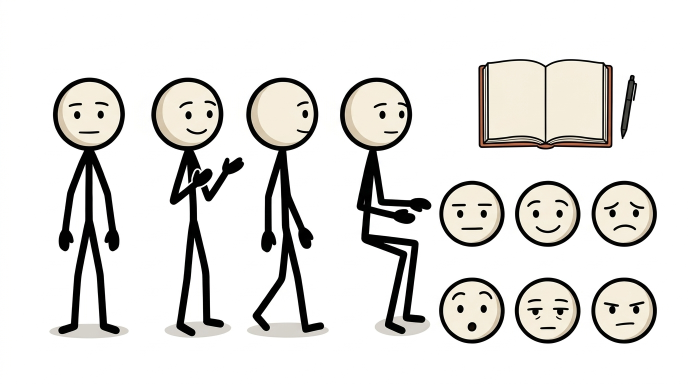
#> input picture assets/_flow_raw/char_01_lead_sheet.jpg, 1376 x 768 px (shown at 1/2 size); its folder holds only this picture in this run
$ python process_flow_assets.py
#> lines starting #> are read from the running program, lines starting #| are printed output that depends on the picture; after the words box and inside, x2 and y2 are one past the last pixel; in counts of white or black regions, pixels touching at a corner belong together
#!/usr/bin/env python3
"""
Slice Flow master turnaround sheets into transparent cast sprites.

    python3 scripts/process_flow_assets.py [repoRoot]

Input   assets/_flow_raw/<char_id>_sheet.{png,jpg}      e.g. char_01_lead_sheet.jpg -> char_01_lead
Output  assets/library/characters/<char_id>/poses/pose_N.png
                                            heads/expr_N.png  (+ expr_K__blink / __talk / __talk_wide for the neutral)
                                            props/prop_N.png
        assets/manifest.json  -> "characters" section (sizes, feet anchors, head circles, views, variants)

1. OUTER BACKGROUND REMOVAL
   Dark #111 outlines act as walls. Only white connected to the sheet border
   (without crossing an outline) is removed, so enclosed fills survive: #F7EFE2
   heads, #FFFFFF lab coats, #8B6B4E clipboards, #C85A32 notebooks. The
   anti-aliased outer fringe becomes alpha; soft ground shadows (no outline)
   are removed with the background. Enclosed light pockets between limbs
   (crossed arms, between legs) are cleared too, except inside head circles
   (teeth, glints). For white_fill characters a pocket is kept when its mean
   colour is Flow's warm coat white (L < 252) rather than the pure sheet white.
2. SLICING  Objects are separated by connected components and classified by
   shape: tall = pose (ordered left->right), round head-sized = expression head
   (ordered top->bottom, left->right), anything else = prop (left->right).
3. HEAD CIRCLES  For every pose and expression head, the head's outline circle
   is fitted with RANSAC on the outline's outer edge (robust to hair tufts,
   glasses arms and the neck). Stored as head {cx, cy, r} (outer radius, px).
4. VARIANTS  From the neutral expression: __blink (eyes replaced by closed-lid
   strokes), __talk (small open mouth), __talk_wide (wider open mouth).

Requires only numpy + Pillow.
"""
import json
import sys
from pathlib import Path

import numpy as np
from PIL import Image, ImageDraw

ROOT = Path(sys.argv[1] if len(sys.argv) > 1 else ".").resolve()
RAW = ROOT / "assets/_flow_raw"
OUT = ROOT / "assets/library/characters"
MANIFEST = ROOT / "assets/manifest.json"
INK = np.array((17, 17, 17), np.float32)
RNG = np.random.default_rng(7)

# Per-character art direction that can't be inferred from pixels.
#   views:      pose_N -> front | three_quarter | profile | back. Expression overlays
#               are only composited on front / three_quarter heads.
#   white_fill: the character has #FFFFFF interior fills (lab coat) -> never clear enclosed white.
#   neutral:    which expression is the neutral face (source of blink/talk variants).
CAST = {
    "char_01_lead": {"views": ["front", "three_quarter", "profile", "three_quarter"], "white_fill": False, "neutral": "expr_1"},
    "char_02_friend": {"views": ["front", "front", "profile", "three_quarter"], "white_fill": False, "neutral": "expr_1"},
    "char_03_psych": {"views": ["front", "three_quarter", "profile", "back"], "white_fill": True, "neutral": "expr_3"},
}


# ------------------------------------------------------------------ helpers
def lum(rgb):
    return rgb[..., 0] * 0.299 + rgb[..., 1] * 0.587 + rgb[..., 2] * 0.114


def morph(m, r, fn):
    out = m.copy()
    for _ in range(r):
        p = np.pad(out, 1, mode="edge")
        acc = p[1:-1, 1:-1].copy()
        for dy in (0, 1, 2):
            for dx in (0, 1, 2):
                acc = fn(acc, p[dy : dy + out.shape[0], dx : dx + out.shape[1]])
        out = acc
    return out


def dilate(m, r):
    return morph(m, r, np.maximum)


def erode(m, r):
    return morph(m, r, np.minimum)


def label(mask, min_area=1):
    """Connected components (8-conn) via PIL flood fill. Returns list of (bool mask, bbox)."""
    h, w = mask.shape
    img = Image.fromarray(np.where(mask, 255, 0).astype(np.uint8), "L").copy()  # .copy(): writable
    comps = []
    arr = np.array(img)
    val = 1
    while True:
        ys, xs = np.nonzero(arr == 255)
        if not len(ys):
            break
        ImageDraw.floodfill(img, (int(xs[0]), int(ys[0])), val, thresh=0)
        arr = np.array(img)
        m = arr == val
        if m.sum() >= min_area:
            yy, xx = np.nonzero(m)
            comps.append((m, (int(xx.min()), int(yy.min()), int(xx.max()) + 1, int(yy.max()) + 1)))
        val = val + 1 if val < 254 else 1
        if val == 1:  # recycle label values: freeze finished comps to 0
            arr = np.where((arr > 0) & (arr < 255), 0, arr).astype(np.uint8)
            img = Image.fromarray(arr, "L").copy()
    return comps


def outside_region(wall):
    """Background = connected to the sheet border without crossing the (1px-thickened) outline wall."""
    free = ~dilate(wall, 1)
    img = Image.fromarray(np.where(free, 255, 0).astype(np.uint8), "L").copy()
    w, h = img.size
    seeds = [(x, y) for x in range(0, w, 8) for y in (0, h - 1)] + [(x, y) for y in range(0, h, 8) for x in (0, w - 1)]
    for s in seeds:
        if img.getpixel(s) == 255:
            ImageDraw.floodfill(img, s, 128, thresh=0)
    return np.array(img) == 128


# [38 lines left out: functions fit_circle_ransac, outer_edge_points, not called in this run]


# --------------------------------------------------------------- processing
def cut_sheet(rgb, white_fill):
    L = lum(rgb)
    sat = rgb.max(-1) - rgb.min(-1)
    wall = L < 150
    outside = outside_region(wall)
    for _ in range(3):  # absorb 1-2px light slivers hugging the outline
        outside |= dilate(outside, 1) & ~wall & (L > 150)
    near = dilate(wall, 3)
    a_fringe = np.clip((248.0 - L) / (248.0 - 70.0), 0, 1)
    alpha = np.where(outside, np.where(near, a_fringe, 0.0), 1.0)
    # The outline's own outermost pixels are anti-aliased greys: keeping them opaque in
    # their grey reads as a light dotted halo on dark plates. Treat them as fringe:
    # solid ink colour, darkness -> alpha (marked `outside` so save_rgba inks them).
    rim = wall & dilate(outside, 1) & (L > 40)
    alpha = np.where(rim, a_fringe, alpha)
    outside = outside | rim
    # light smoothing of alpha across the outer edge band (JPEG noise)
    band = dilate(outside, 1) & dilate(wall, 2) & outside
    p = np.pad(alpha, 1, mode="edge")
    box = sum(p[dy : dy + alpha.shape[0], dx : dx + alpha.shape[1]] for dy in range(3) for dx in range(3)) / 9.0
    alpha = np.where(band, (alpha + box) / 2, alpha)
    # enclosed light, low-saturation regions: background pockets between limbs, or (for
    # white_fill characters) genuine white fills like a lab coat — decided per component later
    pockets = (~outside) & (~wall) & (L > 200) & (sat < 20)
    return alpha, wall, outside, pockets


# [80 lines left out: functions save_rgba, find_features, erase, make_variants, not called in this run]


def process_sheet(src):
    char = src.name.split(".")[0].replace("_sheet", "")
    cfg = CAST.get(char, {"views": [], "white_fill": False, "neutral": "expr_1"})
    rgb = np.asarray(Image.open(src).convert("RGB")).astype(np.float32)
    H, W = rgb.shape[:2]
    alpha, wall, outside, pockets = cut_sheet(rgb, cfg["white_fill"])

    # objects = connected opaque regions (slightly dilated so hands/pen tips stay attached)
    objs = label(dilate(alpha > 0.35, 3), min_area=400)
    poses, heads, props = [], [], []
    for m, (x0, y0, x1, y1) in objs:
        bw, bh = x1 - x0, y1 - y0
        if bh > 0.45 * H:
            poses.append((m, (x0, y0, x1, y1)))
        elif 0.8 < bw / bh < 1.25 and 0.08 * H < bh < 0.32 * H:
            heads.append((m, (x0, y0, x1, y1)))
        else:
            props.append((m, (x0, y0, x1, y1)))
    poses.sort(key=lambda o: o[1][0])
    props.sort(key=lambda o: o[1][0])
    # rows: cluster by center y (row height ~ head size), then left -> right
    heads.sort(key=lambda o: (o[1][1] + o[1][3]) / 2)
    rows, cur = [], []
    for hd in heads:
        cyy = (hd[1][1] + hd[1][3]) / 2
        if cur and abs(cyy - (cur[-1][1][1] + cur[-1][1][3]) / 2) > 0.5 * (hd[1][3] - hd[1][1]):
            rows.append(cur)
            cur = []
        cur.append(hd)
    if cur:
        rows.append(cur)
    heads = [hd for row in rows for hd in sorted(row, key=lambda o: o[1][0])]

    entry = {"source": str(src.relative_to(ROOT)), "neutral": cfg["neutral"], "poses": {}, "heads": {}, "props": {}}
    pad = 4

    def crop_box(box):
        x0, y0, x1, y1 = box
        return (max(0, x0 - pad), max(0, y0 - pad), min(W, x1 + pad), min(H, y1 + pad))

    head_circles = []
    # --- poses
    for i, (m, box) in enumerate(poses, 1):
        b = crop_box(box)
        region = np.zeros_like(wall)
        top = box[1] + int(0.38 * (box[3] - box[1]))
        region[box[1] : top, box[0] : box[2]] = True
        pts = outer_edge_points(wall & dilate(m, 2), outside, region)
        ph = box[3] - box[1]
        c = fit_circle_ransac(pts, 0.06 * ph, 0.2 * ph)
        head = None
        if c:
            head = {"cx": round(c[0] - b[0], 1), "cy": round(c[1] - b[1], 1), "r": round(c[2], 1), "fit_inliers": c[3]}
            head_circles.append((c[0], c[1], c[2]))
        view = cfg["views"][i - 1] if i - 1 < len(cfg["views"]) else "front"
        name = f"pose_{i}"
        entry["poses"][name] = {"box": list(b), "head": head, "view": view, "faceOverlay": view in ("front", "three_quarter")}

    # --- clear enclosed white pockets (not inside heads) before saving
    if pockets.any():  # noqa: runs for every character; white_fill only changes which pockets survive
        yy, xx = np.mgrid[0:H, 0:W]
        in_head = np.zeros_like(wall)
        for hx, hy, hr in head_circles:
            in_head |= np.hypot(xx - hx, yy - hy) < hr
        for m, _ in heads:
            in_head |= m
        r_ref = np.median([c[2] for c in head_circles]) if head_circles else 70.0
        for pm, (px0, py0, px1, py1) in label(pockets & ~in_head, min_area=1):
            if cfg["white_fill"]:
                # Shape can't separate a narrow coat panel from a leg gap; colour can: Flow's
                # coat white is warm (~248,249,243), the sheet background is pure (~255,255,255).
                core = erode(pm, 2)
                core = core if core.sum() >= 4 else pm
                mean = rgb[core].mean(0)
                if lum(mean[None])[0] < 252.0:
                    continue  # genuine white fill → keep
            alpha[pm] = 0.0
            ring = dilate(pm, 3) & ~pm & ~wall
            alpha[ring] = np.minimum(alpha[ring], np.clip((248.0 - lum(rgb)[ring]) / 178.0, 0, 1))
            outside[ring | pm] = True

    for i, (m, box) in enumerate(poses, 1):
        name = f"pose_{i}"
        b = entry["poses"][name]["box"]
        keep = dilate(m, 2)
        p = OUT / char / "poses" / f"{name}.png"
        save_rgba(rgb, np.where(keep, alpha, 0), b, p, outside)
        ys, xs = np.nonzero((alpha > 0.5) & m)
        g = ys.max()
        fx = xs[ys > g - 12]
        e = entry["poses"][name]
        e.update({"src": str(p.relative_to(ROOT)), "w": b[2] - b[0], "h": b[3] - b[1], "anchor": {"x": int((fx.min() + fx.max()) / 2 - b[0]), "y": int(g - b[1])}})
        # Masked variant for expression overlays: clear the native head AND anything
        # protruding around it (glasses arms, hair tufts), keeping the neck below.
        # The overlaid expression head brings its own hair / glasses.
        if e["faceOverlay"] and e["head"]:
            hcx, hcy, hr = e["head"]["cx"] + b[0], e["head"]["cy"] + b[1], e["head"]["r"]
            yy, xx = np.mgrid[0:H, 0:W]
            clear = (np.hypot(xx - hcx, yy - hcy) < hr * 1.42) & (yy < hcy + hr * 0.78)
            mp = OUT / char / "poses" / f"{name}__masked.png"
            save_rgba(rgb, np.where(keep & ~clear, alpha, 0), b, mp, outside)
            e["masked"] = str(mp.relative_to(ROOT))
        del e["box"]

    # --- expression heads
    for i, (m, box) in enumerate(heads, 1):
        b = crop_box(box)
        pts = outer_edge_points(wall & dilate(m, 2), outside)
        bh = box[3] - box[1]
        c = fit_circle_ransac(pts, 0.3 * bh, 0.56 * bh)
        name = f"expr_{i}"
        p = OUT / char / "heads" / f"{name}.png"
        save_rgba(rgb, np.where(dilate(m, 2), alpha, 0), b, p, outside)
        e = {"src": str(p.relative_to(ROOT)), "w": b[2] - b[0], "h": b[3] - b[1]}
        if c:
            e["head"] = {"cx": round(c[0] - b[0], 1), "cy": round(c[1] - b[1], 1), "r": round(c[2], 1), "fit_inliers": c[3]}
        entry["heads"][name] = e

    # --- props
    for i, (m, box) in enumerate(props, 1):
        b = crop_box(box)
        name = f"prop_{i}"
        p = OUT / char / "props" / f"{name}.png"
        save_rgba(rgb, np.where(dilate(m, 2), alpha, 0), b, p, outside)
        entry["props"][name] = {"src": str(p.relative_to(ROOT)), "w": b[2] - b[0], "h": b[3] - b[1], "anchor": {"x": (b[2] - b[0]) // 2, "y": b[3] - b[1]}}

    # --- variants from the neutral face
    nk = entry["neutral"]
    ne = entry["heads"].get(nk)
    if ne and ne.get("head"):
        made, n_eyes, has_mouth = make_variants(ROOT / ne["src"], ne["head"], OUT / char / "heads", nk)
        ne["variants"] = {k: str(v.relative_to(ROOT)) for k, v in made.items()}
        ne["_variant_detection"] = {"eyes": n_eyes, "mouth": has_mouth}

    print(f"{char}: {len(poses)} poses, {len(heads)} heads, {len(props)} props; neutral {nk} variants {list((ne or {}).get('variants', {}))}")
    for k, v in entry["poses"].items():
        print(f"   {k} {v['view']:<13} head {v['head']}")
    return char, entry


def main():
    sheets = sorted(p for p in RAW.glob("*_sheet.*") if p.suffix.lower() in (".png", ".jpg", ".jpeg", ".webp"))
    m = json.loads(MANIFEST.read_text()) if MANIFEST.exists() else {}
    chars = {}
    for s in sheets:
        k, e = process_sheet(s)
#> in cut_sheet, `wall = L < 150`:
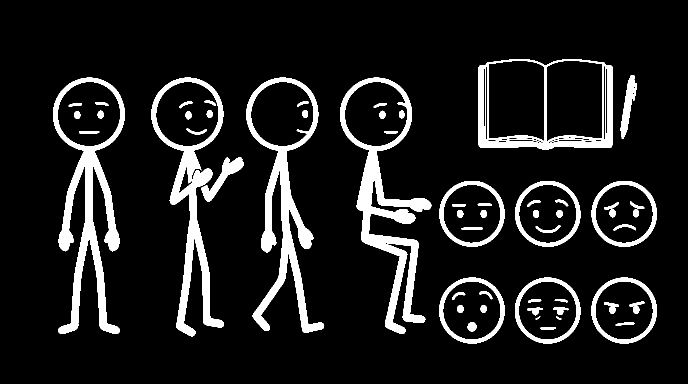
#> wall: shape (768, 1376) bool (shown at 1/2 size); 10.7% white; 59 white regions, largest, box (x1, y1, x2, y2) and area: (680, 155, 863, 668) 19507, (106, 155, 250, 668) 19120, (493, 155, 648, 666) 17561
#> in outside_region, `free = ~dilate(wall, 1)`:
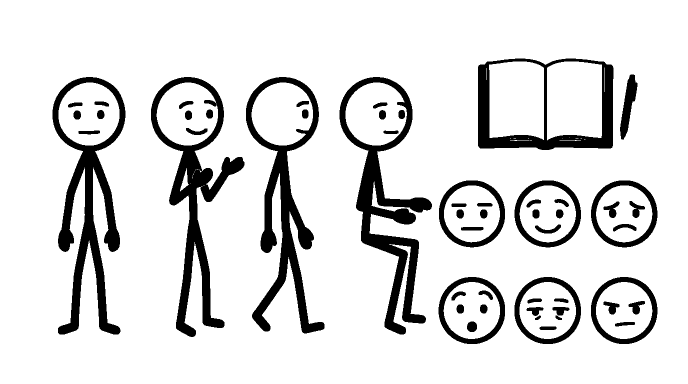
#> free: shape (768, 1376) bool (shown at 1/2 size); 86.8% white; 55 black regions, largest, box (x1, y1, x2, y2) and area: (679, 154, 864, 669) 22846, (105, 154, 251, 669) 22475, (302, 154, 489, 674) 21252
#> after the loop in outside_region, `for s in seeds:`:
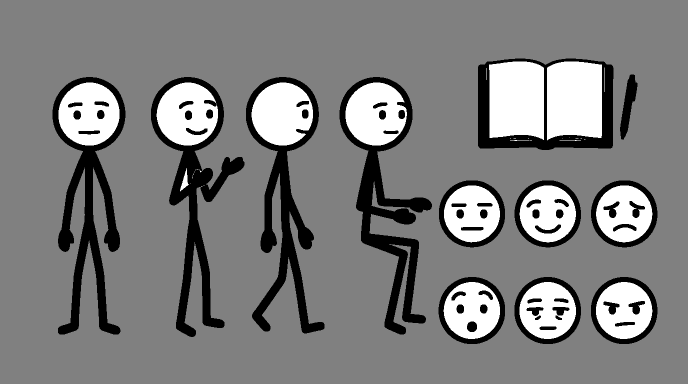
#> img: PIL image 1376x768 L (shown at 1/2 size); min 0, max 255, mean 126.6
#> the loop in cut_sheet, `for _ in range(3):` made 3 passes
#> pass 1, in cut_sheet, `outside |= dilate(outside, 1) & ~wall & (L > 150)`:
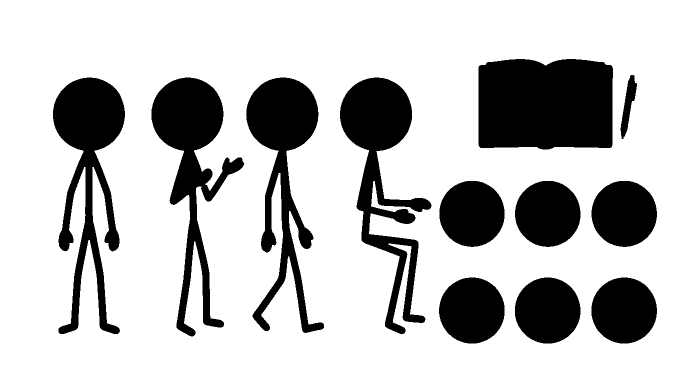
#> outside: shape (768, 1376) bool (shown at 1/2 size); 75.9% white; 12 black regions, largest, box (x1, y1, x2, y2) and area: (957, 118, 1226, 299) 46316, (680, 155, 863, 668) 32081, (106, 155, 250, 668) 31750
#> after the loop in morph (call 9), `for _ in range(r):`:
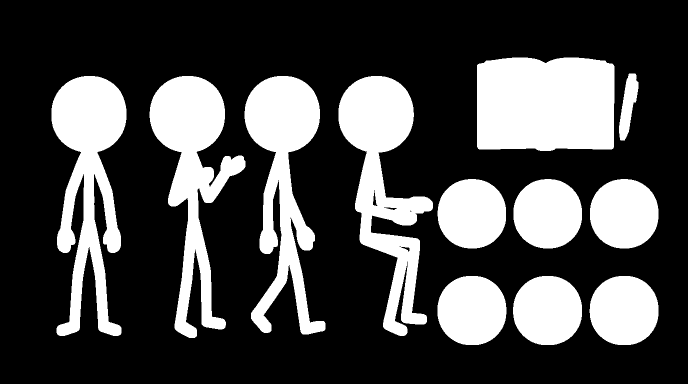
#> out: shape (768, 1376) bool (shown at 1/2 size); 28.6% white; 12 white regions, largest, box (x1, y1, x2, y2) and area: (954, 115, 1229, 302) 49302, (677, 152, 866, 672) 40743, (103, 152, 253, 672) 40732
#> in label, `h, w = mask.shape`: h = 768; w = 1376
#> after the loop in label, `while True:`:
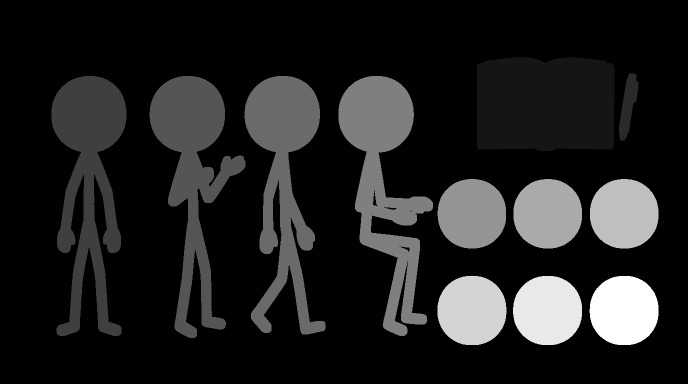
#> arr: shape (768, 1376) (shown at 1/2 size); min 0, max 12, mean 1.55; drawn with min black and max white
#> after the loop in label, `while True:`:
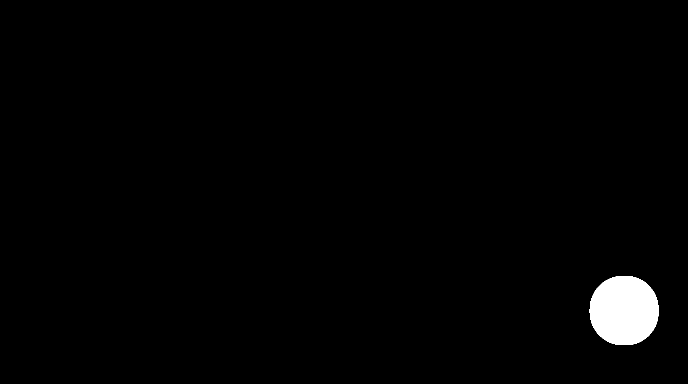
#> m: shape (768, 1376) bool (shown at 1/2 size); 1.4% white; 1 white region, box (x1, y1, x2, y2) and area: (1179, 552, 1317, 690) 15322
#> after the loop in label, `while True:`: comps = 12 items
#> the loop in process_sheet, `for m, (x0, y0, x1, y1) in objs:` made 12 passes
#> (x0, y0, x1, y1, bw, bh) on passes 1 to 8: (954, 115, 1229, 302, 275, 187), (1238, 147, 1277, 281, 39, 134), (103, 152, 253, 672, 150, 520), (299, 152, 491, 676, 192, 524), (489, 152, 651, 669, 162, 517), (677, 152, 866, 672, 189, 520), (875, 358, 1012, 497, 137, 139), (1027, 358, 1164, 497, 137, 139)
#> after the loop in process_sheet, `for m, (x0, y0, x1, y1) in objs:`: heads = 6 items; poses = 4 items; props = 2 items
#> the loop in process_sheet, `for hd in heads:` made 6 passes
#> cyy on passes 1 to 6: 427.5, 427.5, 427.5, 621, 621, 621
#> after the loop in process_sheet, `for hd in heads:`: cur = 3 items; rows = 1 item
        chars[k] = e
    m["characters"] = chars
    m.setdefault("version", 1)
    MANIFEST.write_text(json.dumps(m, indent=2) + "\n")


if __name__ == "__main__":
#> (the run stopped early here; a loop or call above may not have finished)

$ run again, on assets/_flow_raw/char_02_friend_sheet.jpg
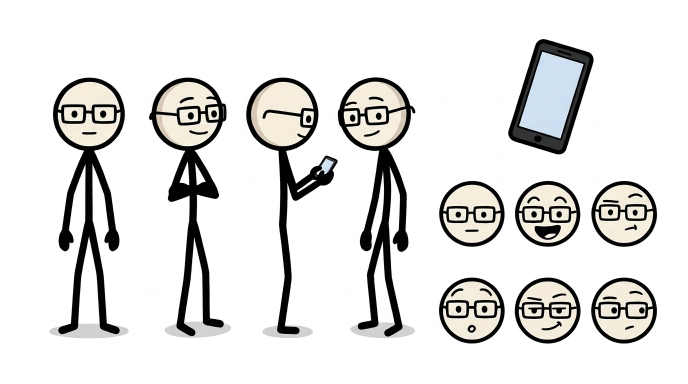
#> input picture assets/_flow_raw/char_02_friend_sheet.jpg, 1376 x 768 px (shown at 1/2 size)
#> wall: shape (768, 1376) bool; 11.4% white; 50 white regions, largest, box (x1, y1, x2, y2) and area: (106, 155, 250, 669) 20889, (676, 155, 831, 673) 20441, (298, 155, 453, 673) 18810
#> free: shape (768, 1376) bool; 85.9% white; 45 black regions, largest, box (x1, y1, x2, y2) and area: (105, 154, 251, 670) 24879, (675, 154, 832, 674) 24343, (297, 154, 454, 674) 22234
#> rim: shape (768, 1376) bool; 0.48% white in thin lines or dots, all inside (x1, y1, x2, y2) = (106, 78, 1314, 687)
#> band: shape (768, 1376) bool; 3% white; 11 white regions, largest, box (x1, y1, x2, y2) and area: (104, 153, 252, 671) 6747, (674, 153, 833, 675) 6558, (296, 153, 455, 675) 5033
#> pockets: shape (768, 1376) bool; 1.9% white in thin lines or dots, all inside (x1, y1, x2, y2) = (116, 104, 1306, 679)
#> after the loop in morph (call 9), `for _ in range(r):`:
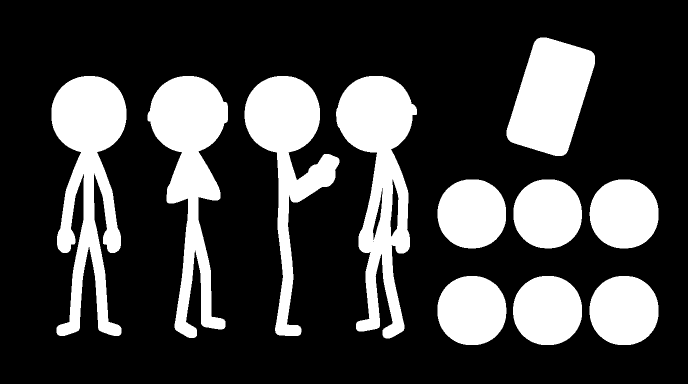
#> out: shape (768, 1376) bool (shown at 1/2 size); 25.6% white; 11 white regions, largest, box (x1, y1, x2, y2) and area: (103, 152, 253, 672) 40727, (672, 152, 834, 677) 40152, (295, 152, 456, 676) 37399
#> in label, `h, w = mask.shape`: h = 768; w = 1376
#> after the loop in label, `while True:`:
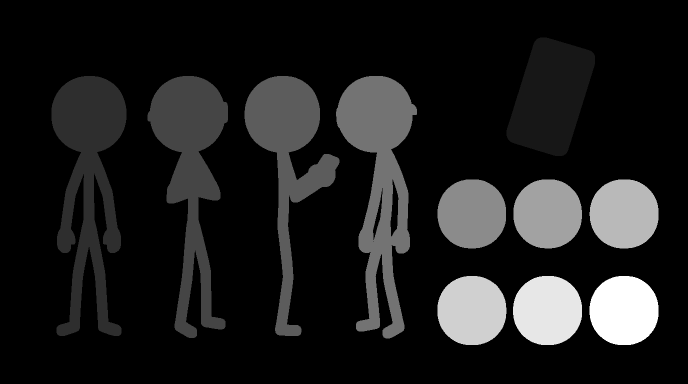
#> arr: shape (768, 1376) (shown at 1/2 size); min 0, max 11, mean 1.26; drawn with min black and max white
#> after the loop in label, `while True:`: comps = 11 items
#> the loop in process_sheet, `for m, (x0, y0, x1, y1) in objs:` made 11 passes
#> (x0, y0, x1, y1, bw, bh) on passes 1 to 8: (1013, 75, 1190, 312, 177, 237), (103, 152, 253, 672, 150, 520), (295, 152, 456, 676, 161, 524), (489, 152, 679, 672, 190, 520), (672, 152, 834, 677, 162, 525), (875, 359, 1012, 497, 137, 138), (1027, 359, 1164, 497, 137, 138), (1179, 359, 1317, 497, 138, 138)
#> after the loop in process_sheet, `for m, (x0, y0, x1, y1) in objs:`: heads = 6 items; poses = 4 items; props = 1 item
#> the loop in process_sheet, `for hd in heads:` made 6 passes
#> cyy on passes 1 to 6: 428, 428, 428, 621, 621, 621
#> after the loop in process_sheet, `for hd in heads:`: cur = 3 items; rows = 1 item
